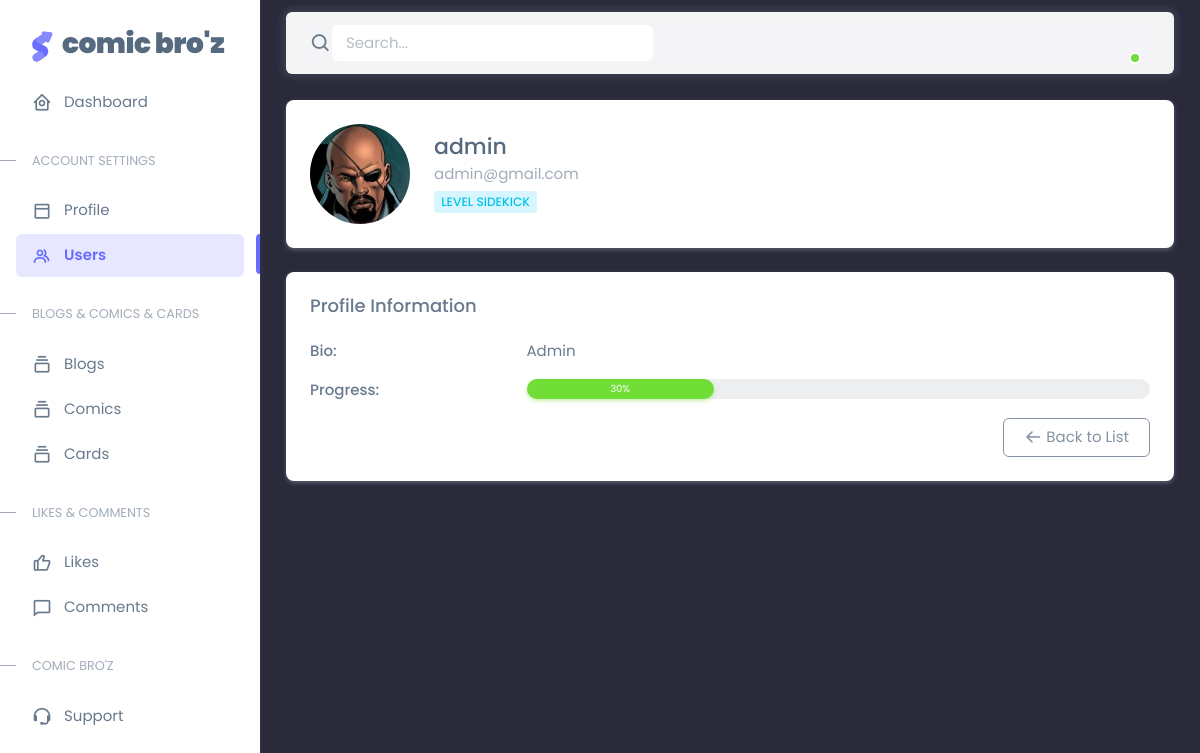
Before: /dashboard/profile/4/view/ with the older database file.
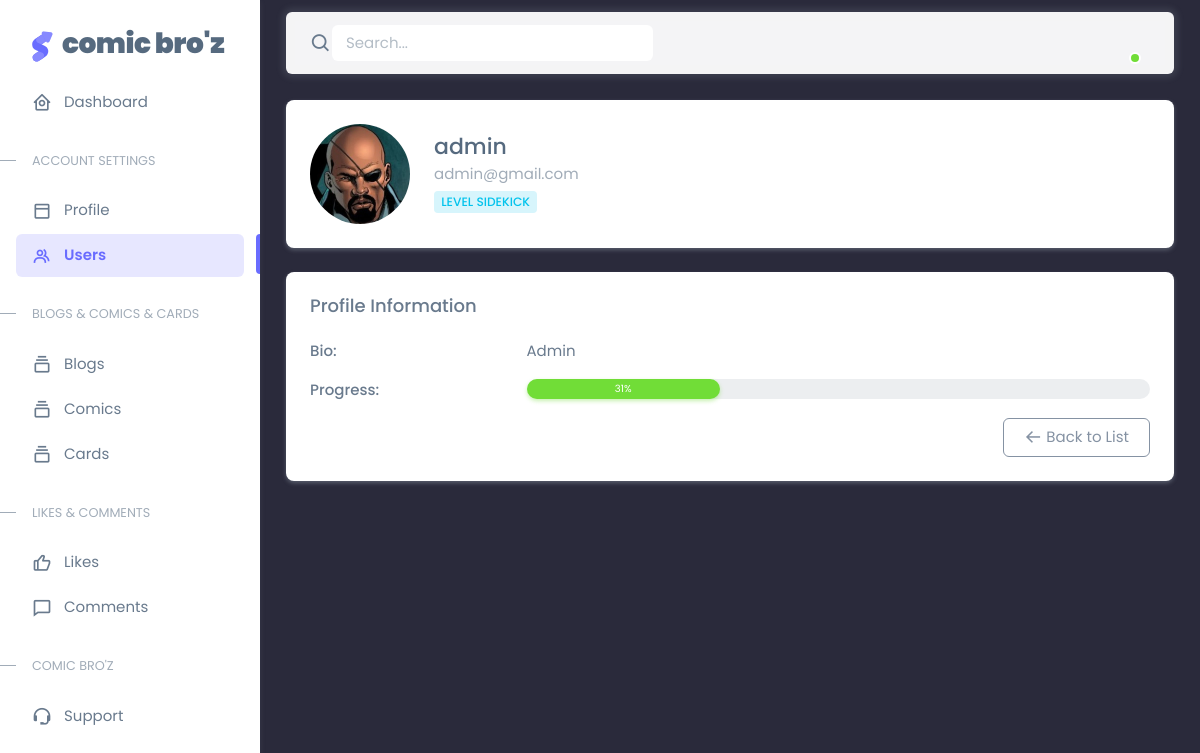
After: the same page with the newer database file.
### users/models.py (models this page shows, shortened)
class Profile(models.Model):
    user = models.OneToOneField(User, on_delete=models.CASCADE)
    profile_image = models.ImageField(upload_to='profile_images/', default="200.png", blank=True, null=True)
    favorite_quote = models.TextField(blank=True, null=True)
    bio = models.TextField(blank=True, null=True)
    level = models.CharField(max_length=50, default="Sidekick")
    progress = models.PositiveIntegerField(default=0)  # Progress as a percentage (0-100)

class User(AbstractBaseUser, PermissionsMixin):
    username = models.CharField(max_length=150, unique=True)
    email = models.EmailField(unique=True)
    is_staff = models.BooleanField(default=False)
    is_active = models.BooleanField(default=True)
    created_at = models.DateTimeField(auto_now_add=True)
    objects = UserManager()
    USERNAME_FIELD = 'email'
    REQUIRED_FIELDS = ['username']

### dashboard/views.py (the view)
# urls.py: path('profile/<int:pk>/view/', ProfileView.as_view(), name='profile_view'),
class ProfileView(DetailView):
    model = Profile
    template_name = 'profile/profile_view.html'

### dashboard/templates/profile/profile_view.html (shortened to what this page needs)
{% extends 'custom_base.html' %}
{% load static %}
{% block content %}
<div class="container-xxl flex-grow-1 container-p-y">
  <div class="row">
    <div class="col-md-12">
      <div class="card mb-4 shadow-sm">
        <div class="card-body d-flex align-items-center">
          <div class="me-4">
            {% if object.profile_image %}
              <img src="{{ object.profile_image.url }}" alt="Avatar" class="rounded-circle" width="100" height="100" style="object-fit: cover;">
            {% else %}
              <img src="{% static 'images/default-avatar.png' %}" alt="Default" class="rounded-circle" width="100" height="100">
            {% endif %}
          </div>
          <div>
            <h4 class="mb-1">{{ object.user.username }}</h4>
            <p class="mb-1 text-muted">{{ object.user.email }}</p>
            <span class="badge bg-label-info">Level {{ object.level }}</span>
          </div>
        </div>
      </div>
      <div class="card shadow-sm">
        <div class="card-body">
          <h5 class="card-title mb-4">Profile Information</h5>
          <div class="row mb-3">
            <div class="col-sm-3 fw-medium">Bio:</div>
            <div class="col-sm-9">{{ object.bio|default:"N/A" }}</div>
          </div>
          <div class="row mb-3">
            <div class="col-sm-3 fw-medium">Progress:</div>
            <div class="col-sm-9">
              <div class="progress" style="height: 20px;">
                <div class="progress-bar bg-success" role="progressbar" style="width: {{ object.progress|default:"0" }}%;" aria-valuenow="{{ object.progress|default:"0" }}" aria-valuemin="0" aria-valuemax="100">
                  {{ object.progress }}%
                </div>
              </div>
            </div>
          </div>
          <div class="text-end">
            <a href="{% url 'profile_list' %}" class="btn btn-outline-secondary">
              <i class="bx bx-arrow-back"></i> Back to List
            </a>
          </div>
        </div>
      </div>
    </div>
  </div>
</div>
{% endblock %}

Changed rows visible on the page:
changed Profile "Admin": progress "30" → "31"
